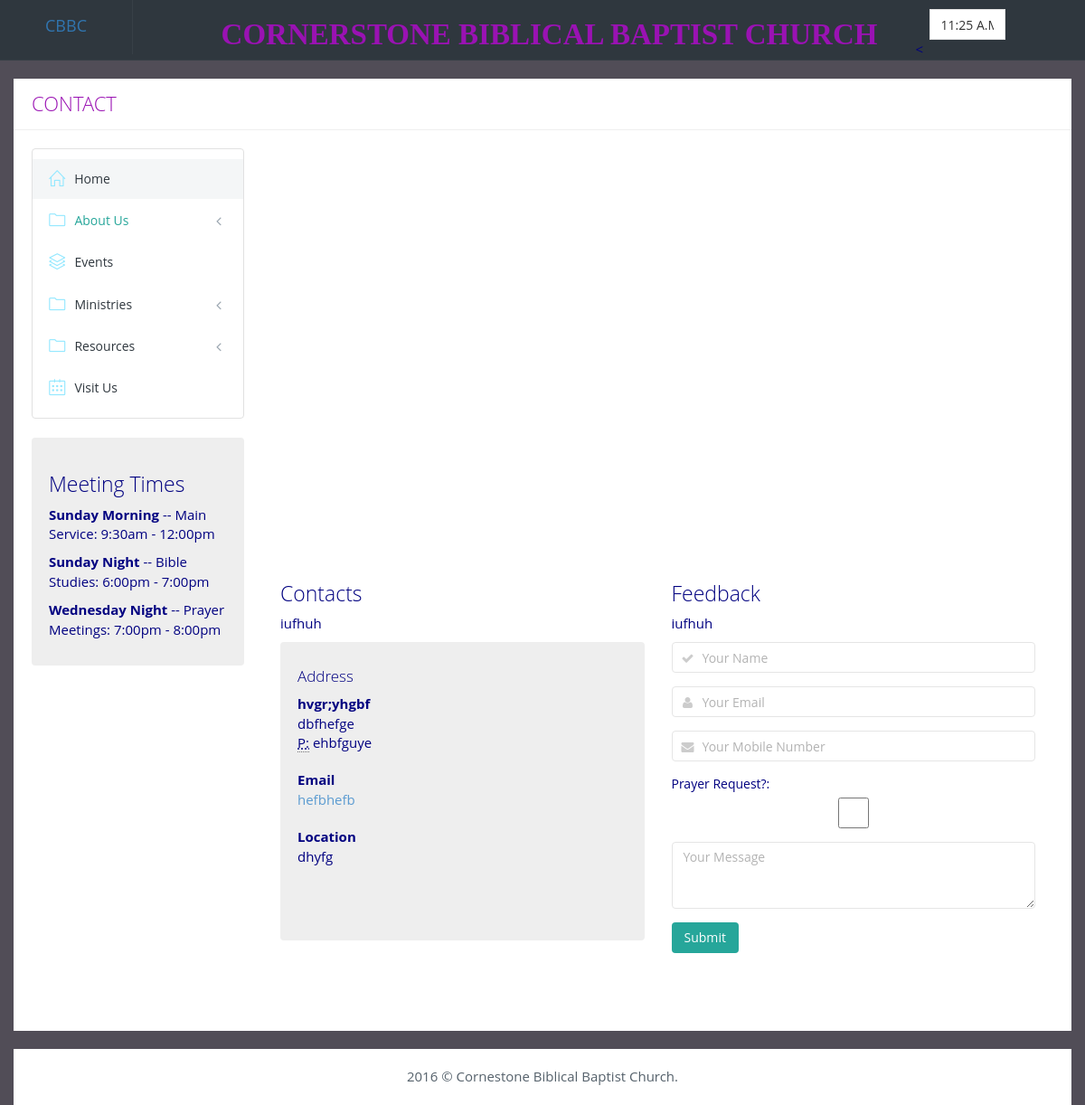
Page /cont/contact/ on the committed database.
### contact/models.py (models this page shows, shortened)
class Address(models.Model):
	name = models.CharField(max_length=100)
	email = models.CharField(max_length=100)
	phone = models.CharField(max_length=20)
	box = models.CharField(max_length=2000)
	location = models.CharField(max_length=1000)
	notesadd = models.CharField(max_length=300)
	notescont = models.CharField(max_length=300)

### contact/views.py (the view)
# urls.py: url(r'^cont/', include('contact.urls')),
def contact(request):
	address = Address.objects.order_by('-id')[:1]
	if request.method == 'POST':
		form = ContactForm(request.POST)
		if form.is_valid:
			instance = form.save(commit=False)
			instance.save()
			return HttpResponseRedirect('/home/')
	else:
		form = ContactForm()
	context = {
		'form':form,
		'address': address,
		'title': 'Contact',
	}
	return render(request, "contact.html", context)

### contact/forms.py
class ContactForm(forms.ModelForm):
	class Meta:
		model = Contact
		fields = ['name', 'email', 'phone', 'is_prayer_request', 'content']
		widgets = {
            'name': forms.TextInput(attrs={'class': 'form-control', 'required': 'true', 'placeholder': 'Your Name'}),
            'email': forms.TextInput(attrs={'class': 'form-control', 'required': 'true', 'placeholder': 'Your Email'}),
            'phone': forms.TextInput(attrs={'class': 'form-control', 'required': 'true', 'placeholder': 'Your Mobile Number'}),
            'is_prayer_request': forms.CheckboxInput(attrs={'class': 'form-control'}),
            'content': forms.Textarea(attrs={'class': 'form-control', 'required': 'true', 'rows': '3=6', 'placeholder': 'Your Message'}),
        }

### contact/templates/contact.html (shortened to what this page needs)
{% extends "base.html" %}
{% block content %}
<div class="portlet light">
	<div class="portlet-body">
		<div class="row">
			<div class="col-md-12">
				<div class="row">
					<div id="map" class="gmaps margin-bottom-40" style="height:400px;">
					</div>
				</div>
				<div class="row margin-bottom-20">
				{% for item in address %}
					<div class="col-md-6">
						<h3 class="form-section">Contacts</h3>
						<p>
							 {{item.notesadd}}
						</p>
						<div class="well">
							<h4>Address</h4>
							<address>
							<strong>{{item.name}}</strong><br>
							 {{item.box}}<br>
							<abbr title="Phone">P:</abbr> {{item.phone}}</address>
							<address>
							<strong>Email</strong><br>
							<a href="mailto:#">
							{{item.email}} </a>
							</address>
							<address>
    							<strong>Location</strong><br>
    								{{item.location}}
    						</address>
							<ul class="social-icons margin-bottom-10">
								<li>
									<a href="javascript:;" data-original-title="facebook" class="facebook">
									</a>
								</li>
								<li>
									<a href="javascript:;" data-original-title="Goole Plus" class="googleplus">
									</a>
								</li>
								<li>
									<a href="javascript:;" data-original-title="skype" class="skype">
									</a>
								</li>
								<li>
									<a href="javascript:;" data-original-title="twitter" class="twitter">
									</a>
								</li>
								<li>
									<a href="javascript:;" data-original-title="youtube" class="youtube">
									</a>
								</li>
							</ul>
						</div>
					</div>
					{% endfor %}
					<div class="col-md-6">
						<form method="POST" action="." role="form">{% csrf_token %}
							<h3 class="form-section">Feedback</h3>
							{% for item in address %}
							<p>
								 {{item.notesadd}}
							{% endfor %}
							</p>
							<div class="form-group">
								<div class="input-icon">
									<i class="fa fa-check"></i>
									{{ form.name }}
								</div>
							</div>
							<div class="form-group">
								<div class="input-icon">
									<i class="fa fa-user"></i>
									{{ form.email }}
								</div>
							</div>
							<div class="form-group">
								<div class="input-icon">
									<i class="fa fa-envelope"></i>
									{{ form.phone }}
								</div>
							</div>
							<div class="form-group">
							<label for="id_topic" style="display: block;">Prayer Request?:</label>
								<div class="input-icon">
									{{ form.is_prayer_request }}
								</div>
							</div>
							<div class="form-group">
								{{ form.content }}
							</div>
							<button type="submit" class="btn green">Submit</button>
						</form>
					</div>
				</div>
			</div>
		</div>
	</div>
</div>
{% endblock %}

### static/css/layout.css (style rules this page uses)
body { background-color: #514D57; background-position: center center; background-size: cover; background-attachment: fixed; }
html { height: 100%; }

### rows in the picture
Address: notesadd "iufhuh", name "hvgr;yhgbf", box "dbfhefge", phone "ehbfguye", email "hefbhefb", location "dhyfg"

### other values in the picture
{{ title }} "CONTACT"
